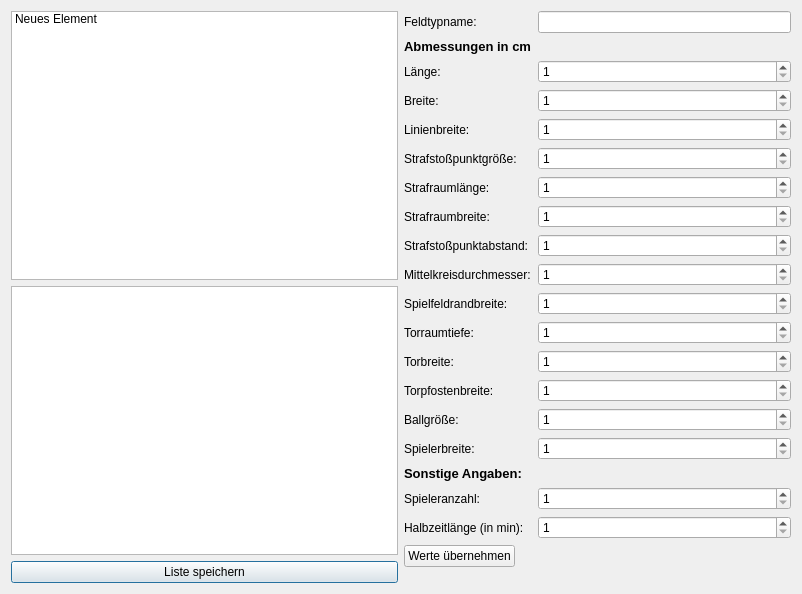
<?xml version="1.0" encoding="UTF-8"?>
<ui version="4.0">
<class>FieldSizeDialog</class>
<widget class="QDialog" name="FieldSizeDialog">
<property name="geometry">
<rect>
<x>0</x>
<y>0</y>
<width>802</width>
<height>594</height>
</rect>
</property>
<property name="windowTitle">
<string>Spielfeld</string>
</property>
<layout class="QHBoxLayout" name="horizontalLayout_3">
<item>
<layout class="QVBoxLayout" name="verticalLayout">
<item>
<layout class="QHBoxLayout" name="horizontalLayout">
<item>
<layout class="QVBoxLayout" name="verticalLayout_2">
<property name="sizeConstraint">
<enum>QLayout::SetDefaultConstraint</enum>
</property>
<property name="leftMargin">
<number>0</number>
</property>
<item>
<layout class="QHBoxLayout" name="horizontalLayout_2">
<property name="leftMargin">
<number>0</number>
</property>
<property name="bottomMargin">
<number>0</number>
</property>
<item>
<widget class="QListWidget" name="fieldListWidget">
<property name="contextMenuPolicy">
<enum>Qt::CustomContextMenu</enum>
</property>
<item>
<property name="text">
<string>Neues Element</string>
</property>
</item>
</widget>
</item>
</layout>
</item>
<item>
<widget class="QGraphicsView" name="fieldView">
<property name="contextMenuPolicy">
<enum>Qt::NoContextMenu</enum>
</property>
<property name="verticalScrollBarPolicy">
<enum>Qt::ScrollBarAlwaysOff</enum>
</property>
<property name="horizontalScrollBarPolicy">
<enum>Qt::ScrollBarAlwaysOff</enum>
</property>
</widget>
</item>
<item>
<widget class="QPushButton" name="pushButtonAdopt">
<property name="text">
<string>Liste speichern</string>
</property>
</widget>
</item>
</layout>
</item>
</layout>
</item>
</layout>
</item>
<item>
<layout class="QVBoxLayout" name="verticalLayout_4">
<property name="topMargin">
<number>0</number>
</property>
<item>
<layout class="QFormLayout" name="EditForm">
<property name="fieldGrowthPolicy">
<enum>QFormLayout::AllNonFixedFieldsGrow</enum>
</property>
<item row="1" column="0">
<widget class="QLabel" name="labelFieldName">
<property name="text">
<string>Feldtypname:</string>
</property>
</widget>
</item>
<item row="1" column="1">
<widget class="QLineEdit" name="editFieldName"/>
</item>
<item row="2" column="0">
<widget class="QLabel" name="label_3">
<property name="font">
<font>
<pointsize>10</pointsize>
<weight>75</weight>
<bold>true</bold>
</font>
</property>
<property name="text">
<string>Abmessungen in cm</string>
</property>
</widget>
</item>
<item row="3" column="0">
<widget class="QLabel" name="labelFieldLength">
<property name="text">
<string>Länge:</string>
</property>
</widget>
</item>
<item row="3" column="1">
<widget class="QSpinBox" name="spinBoxFieldLength">
<property name="minimum">
<number>1</number>
</property>
<property name="maximum">
<number>15000</number>
</property>
</widget>
</item>
<item row="4" column="0">
<widget class="QLabel" name="labelFieldWidth">
<property name="text">
<string>Breite:</string>
</property>
</widget>
</item>
<item row="4" column="1">
<widget class="QSpinBox" name="spinBoxFieldWidth">
<property name="minimum">
<number>1</number>
</property>
<property name="maximum">
<number>9000</number>
</property>
</widget>
</item>
<item row="5" column="0">
<widget class="QLabel" name="labelLineWidth">
<property name="text">
<string>Linienbreite:</string>
</property>
</widget>
</item>
<item row="5" column="1">
<widget class="QSpinBox" name="spinBoxLineWidth">
<property name="minimum">
<number>1</number>
</property>
<property name="maximum">
<number>15</number>
</property>
</widget>
</item>
<item row="6" column="0">
<widget class="QLabel" name="labelPenaltyMarkSize">
<property name="text">
<string>Strafstoßpunktgröße:</string>
</property>
</widget>
</item>
<item row="6" column="1">
<widget class="QSpinBox" name="spinBoxPenaltyMarkSize">
<property name="minimum">
<number>1</number>
</property>
<property name="maximum">
<number>1830</number>
</property>
</widget>
</item>
<item row="7" column="0">
<widget class="QLabel" name="labelPenaltyAreaLength">
<property name="text">
<string>Strafraumlänge:</string>
</property>
</widget>
</item>
<item row="7" column="1">
<widget class="QSpinBox" name="spinBoxPenaltyAreaLength">
<property name="minimum">
<number>1</number>
</property>
<property name="maximum">
<number>1650</number>
</property>
</widget>
</item>
<item row="8" column="0">
<widget class="QLabel" name="labelPenaltyAreaWidth">
<property name="text">
<string>Strafraumbreite:</string>
</property>
</widget>
</item>
<item row="8" column="1">
<widget class="QSpinBox" name="spinBoxPenaltyAreaWidth">
<property name="minimum">
<number>1</number>
</property>
<property name="maximum">
<number>2020</number>
</property>
</widget>
</item>
<item row="9" column="0">
<widget class="QLabel" name="labelPenaltyMarkDistance">
<property name="text">
<string>Strafstoßpunktabstand:</string>
</property>
</widget>
</item>
<item row="9" column="1">
<widget class="QSpinBox" name="spinBoxPenaltyMarkDistance">
<property name="minimum">
<number>1</number>
</property>
<property name="maximum">
<number>1100</number>
</property>
</widget>
</item>
<item row="10" column="0">
<widget class="QLabel" name="labelCenterCircleDiameter">
<property name="text">
<string>Mittelkreisdurchmesser:</string>
</property>
</widget>
</item>
<item row="10" column="1">
<widget class="QSpinBox" name="spinBoxCenterCircleDiameter">
<property name="minimum">
<number>1</number>
</property>
<property name="maximum">
<number>1830</number>
</property>
</widget>
</item>
<item row="11" column="0">
<widget class="QLabel" name="labelBoarderStripWidth">
<property name="text">
<string>Spielfeldrandbreite:</string>
</property>
</widget>
</item>
<item row="11" column="1">
<widget class="QSpinBox" name="spinBoxBorderStripWidth">
<property name="minimum">
<number>1</number>
</property>
<property name="maximum">
<number>1000</number>
</property>
</widget>
</item>
<item row="12" column="0">
<widget class="QLabel" name="labelGoalRoom">
<property name="text">
<string>Torraumtiefe:</string>
</property>
</widget>
</item>
<item row="12" column="1">
<widget class="QSpinBox" name="spinBoxGoalRoom">
<property name="minimum">
<number>1</number>
</property>
<property name="maximum">
<number>550</number>
</property>
</widget>
</item>
<item row="13" column="0">
<widget class="QLabel" name="labelGoalWidth">
<property name="text">
<string>Torbreite:</string>
</property>
</widget>
</item>
<item row="13" column="1">
<widget class="QSpinBox" name="spinBoxGoalWidth">
<property name="minimum">
<number>1</number>
</property>
<property name="maximum">
<number>732</number>
</property>
</widget>
</item>
<item row="14" column="0">
<widget class="QLabel" name="labelGoalPostWidth">
<property name="text">
<string>Torpfostenbreite:</string>
</property>
</widget>
</item>
<item row="14" column="1">
<widget class="QSpinBox" name="spinBoxGoalPostSize">
<property name="minimum">
<number>1</number>
</property>
<property name="maximum">
<number>15</number>
</property>
</widget>
</item>
<item row="15" column="0">
<widget class="QLabel" name="labelBallSize">
<property name="text">
<string>Ballgröße:</string>
</property>
</widget>
</item>
<item row="15" column="1">
<widget class="QSpinBox" name="spinBoxBallSize">
<property name="minimum">
<number>1</number>
</property>
<property name="maximum">
<number>100</number>
</property>
</widget>
</item>
<item row="16" column="0">
<widget class="QLabel" name="label">
<property name="text">
<string>Spielerbreite:</string>
</property>
</widget>
</item>
<item row="16" column="1">
<widget class="QSpinBox" name="spinBoxPlayerSize">
<property name="minimum">
<number>1</number>
</property>
<property name="maximum">
<number>100</number>
</property>
</widget>
</item>
<item row="17" column="0">
<widget class="QLabel" name="label_2">
<property name="font">
<font>
<pointsize>10</pointsize>
<weight>75</weight>
<bold>true</bold>
</font>
</property>
<property name="text">
<string>Sonstige Angaben:</string>
</property>
</widget>
</item>
<item row="18" column="0">
<widget class="QLabel" name="labelTeamSize">
<property name="text">
<string>Spieleranzahl:</string>
</property>
</widget>
</item>
<item row="18" column="1">
<widget class="QSpinBox" name="spinBoxTeamSize">
<property name="minimum">
<number>1</number>
</property>
<property name="maximum">
<number>11</number>
</property>
</widget>
</item>
<item row="20" column="0">
<widget class="QLabel" name="labelHalftimeDuaration">
<property name="text">
<string>Halbzeitlänge (in min):</string>
</property>
</widget>
</item>
<item row="20" column="1">
<widget class="QSpinBox" name="spinBoxHalftimeDuration">
<property name="minimum">
<number>1</number>
</property>
<property name="maximum">
<number>45</number>
</property>
</widget>
</item>
<item row="21" column="0">
<widget class="QPushButton" name="pushButtonGetValues">
<property name="text">
<string>Werte übernehmen</string>
</property>
</widget>
</item>
</layout>
</item>
</layout>
</item>
</layout>
</widget>
<resources/>
<connections/>
</ui>
